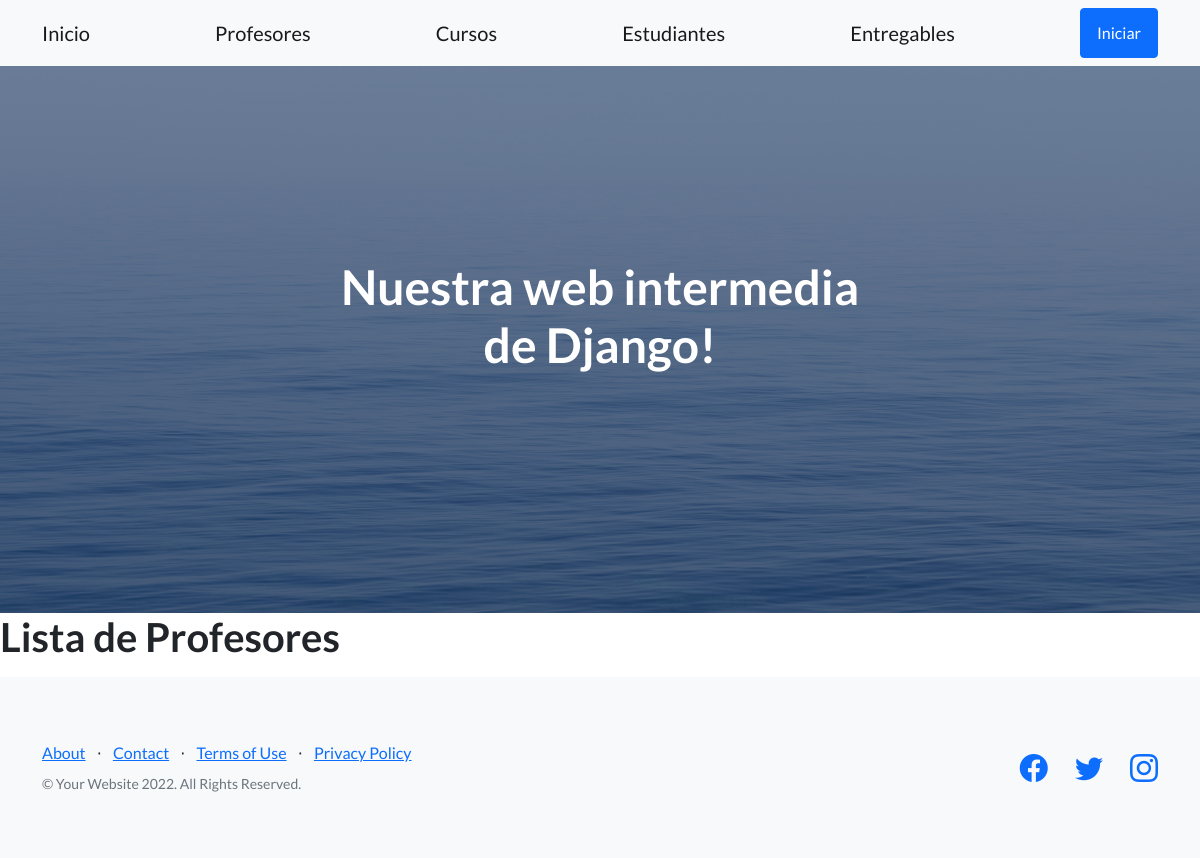
Page /app-coder/listaProfesores/ on the earlier database version.
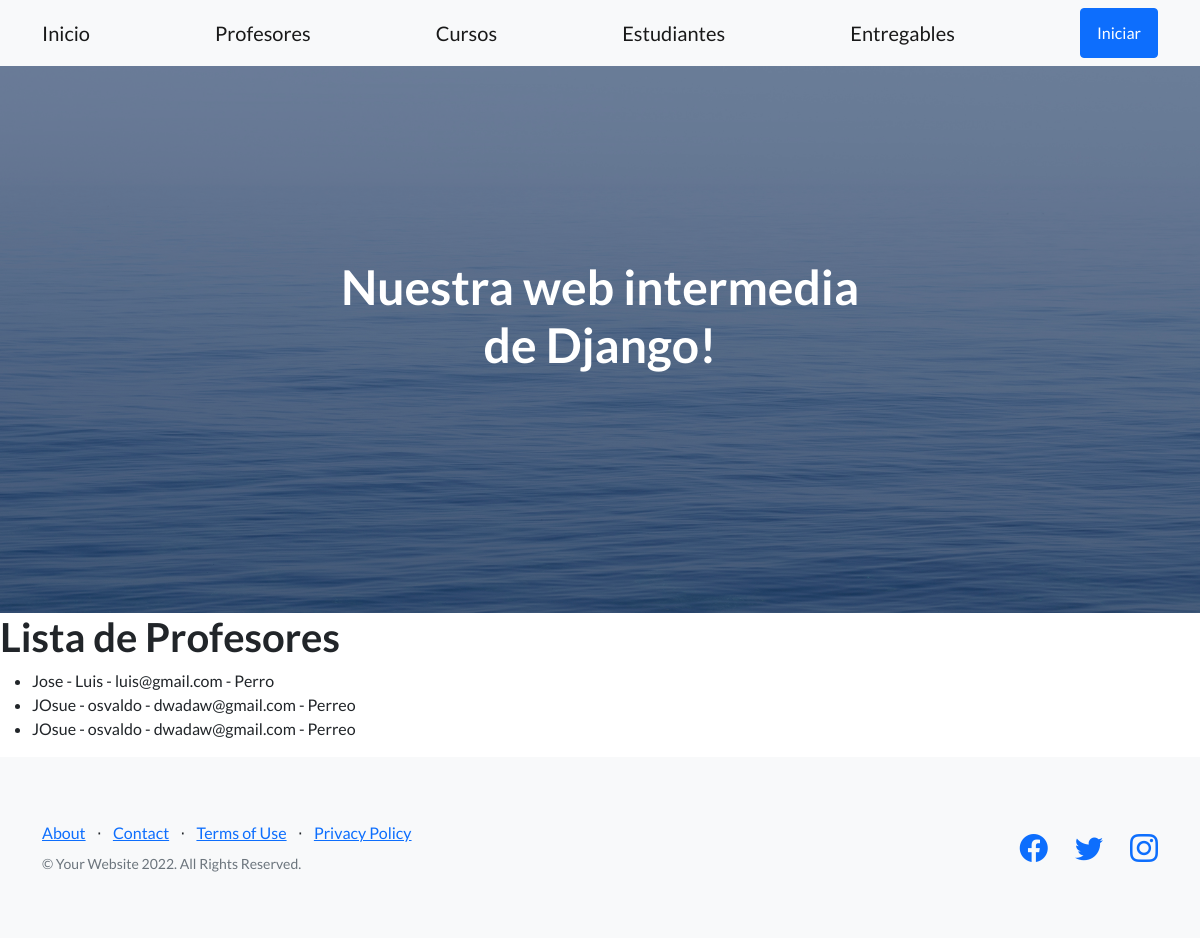
Same page on the later database version.
### appcoder/models.py (models this page shows)
class Profesor(models.Model):
    nombre = models.CharField(max_length=50)
    apellido = models.CharField(max_length=50)
    email = models.EmailField(max_length=254)
    profesion = models.CharField(max_length = 50)
    def __str__(self):
        return f'{self.nombre} - {self.apellido} - {self.email} - {self.profesion}'

### appcoder/views.py (the view)
# urls.py: path('listaProfesores/', listaProfesores, name = "ListaProfesores"),
def listaProfesores(request):
    profesores = Profesor.objects.all
    return render(request, 'leerProfesores.html', {'profesores': profesores} )

### appcoder/templates/leerProfesores.html
{% extends 'padre.html' %}
{% load static %}
{% block contenidoQueCambia %}
<h1>Lista de Profesores</h1>
<ul>
    {% for profesor in profesores %}
        <li>
            {{profesor}}
        </li>
    {% endfor %}
</ul>
{% endblock contenidoQueCambia %}

### appcoder/templates/padre.html (shortened to what this page needs)
<!DOCTYPE html>
<html lang="en">
    <head>
        {% load static %}
        <link href="https://cdn.jsdelivr.net/npm/bootstrap-icons@1.5.0/font/bootstrap-icons.css" rel="stylesheet" type="text/css" />
        <link href="{% static 'css/styles.css' %}" rel="stylesheet" />
    </head>
    <body>
        <nav class="navbar navbar-light bg-light static-top">
            <div class="container">
                <a class="navbar-brand" href="#!">Inicio</a>
                <a class="navbar-brand" href="{% url 'Profesores' %}">Profesores</a>
                <a class="navbar-brand" href="{% url 'Cursos' %}">Cursos</a>
                <a class="navbar-brand" href="{% url 'Estudiantes' %}">Estudiantes</a>
                <a class="navbar-brand" href="#!">Entregables</a>
                <a class="btn btn-primary" href="#signup">Iniciar</a>
            </div>
        </nav>
        <header class="masthead">
            <div class="container position-relative">
                <div class="row justify-content-center">
                    <div class="col-xl-6">
                        <div class="text-center text-white">
                            <h1 class="mb-5">Nuestra web intermedia de Django!</h1>
                        </div>
                    </div>
                </div>
            </div>
        </header>
       {% block contenidoQueCambia %}
       {% endblock contenidoQueCambia %}
        <footer class="footer bg-light">
            <div class="container">
                <div class="row">
                    <div class="col-lg-6 h-100 text-center text-lg-start my-auto">
                        <ul class="list-inline mb-2">
                            <li class="list-inline-item"><a href="#!">About</a></li>
                            <li class="list-inline-item">⋅</li>
                            <li class="list-inline-item"><a href="#!">Contact</a></li>
                            <li class="list-inline-item">⋅</li>
                            <li class="list-inline-item"><a href="#!">Terms of Use</a></li>
                            <li class="list-inline-item">⋅</li>
                            <li class="list-inline-item"><a href="#!">Privacy Policy</a></li>
                        </ul>
                        <p class="text-muted small mb-4 mb-lg-0">&copy; Your Website 2022. All Rights Reserved.</p>
                    </div>
                    <div class="col-lg-6 h-100 text-center text-lg-end my-auto">
                        <ul class="list-inline mb-0">
                            <li class="list-inline-item me-4">
                                <a href="#!"><i class="bi-facebook fs-3"></i></a>
                            </li>
                            <li class="list-inline-item me-4">
                                <a href="#!"><i class="bi-twitter fs-3"></i></a>
                            </li>
                            <li class="list-inline-item">
                                <a href="#!"><i class="bi-instagram fs-3"></i></a>
                            </li>
                        </ul>
                    </div>
                </div>
            </div>
        </footer>
    </body>
</html>

Differences in the rows shown:
added Profesor: nombre+apellido+email "Jose - Luis - luis@gmail.com - Perro"
added Profesor: nombre+apellido+email "JOsue - osvaldo - dwadaw@gmail.com - Perreo"
added Profesor: nombre+apellido+email "JOsue - osvaldo - dwadaw@gmail.com - Perreo"
